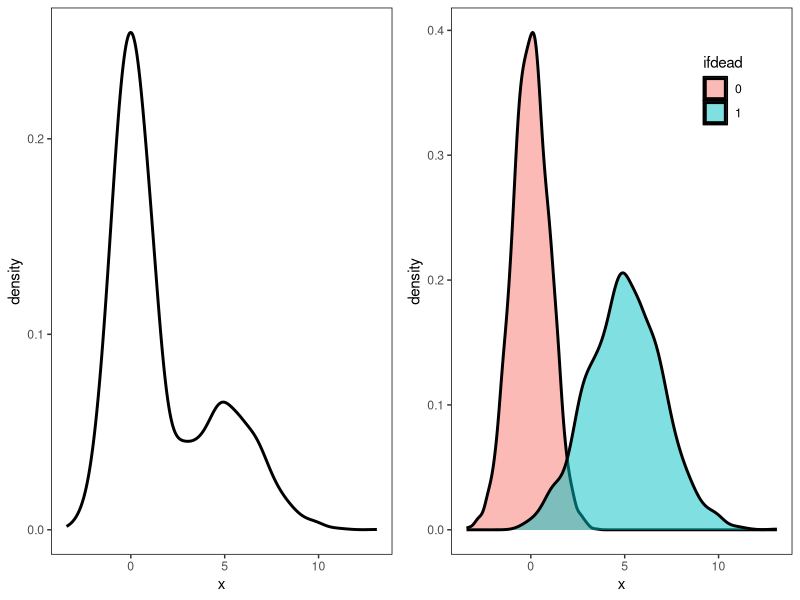
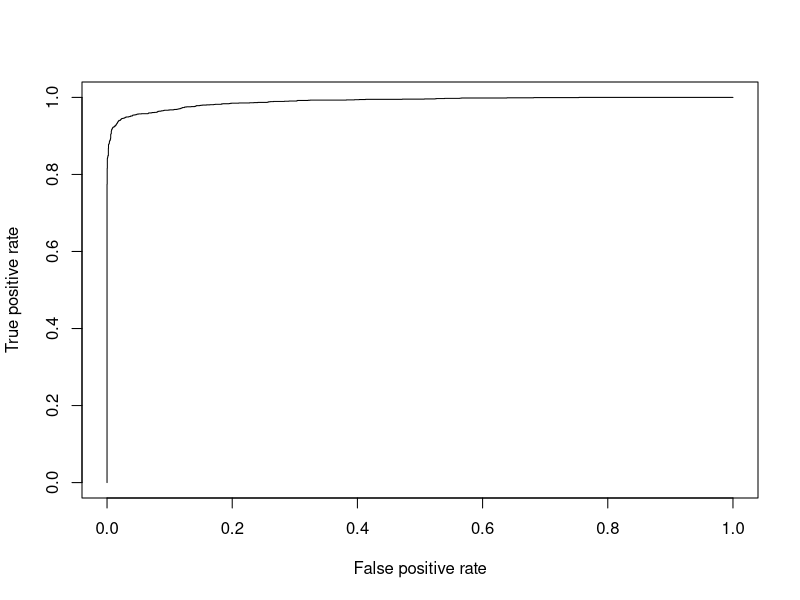
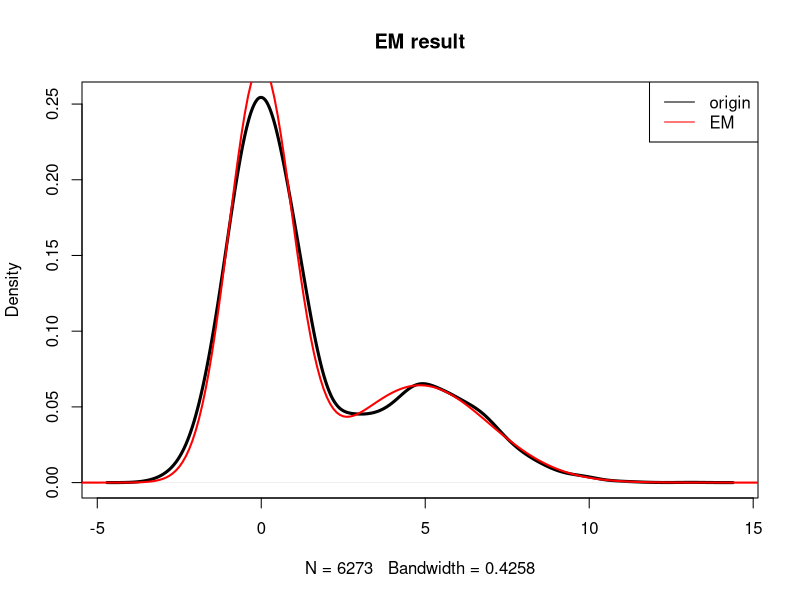
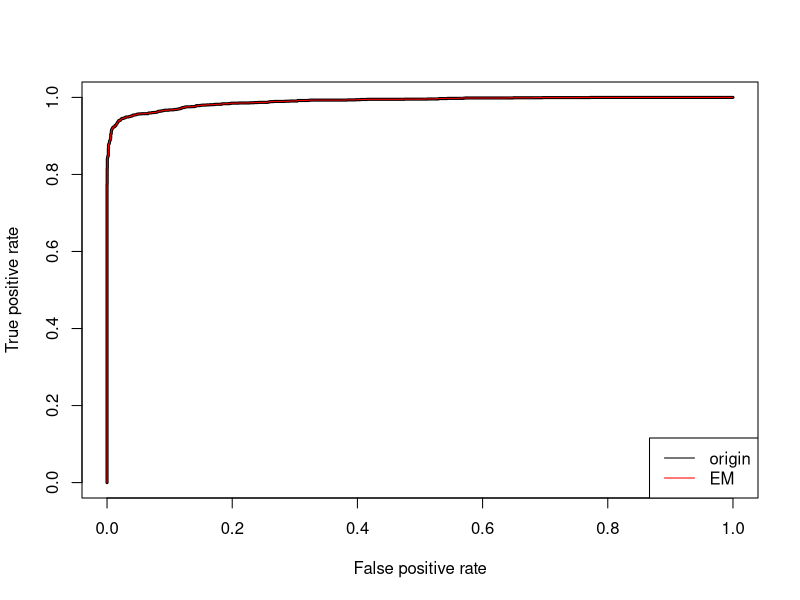
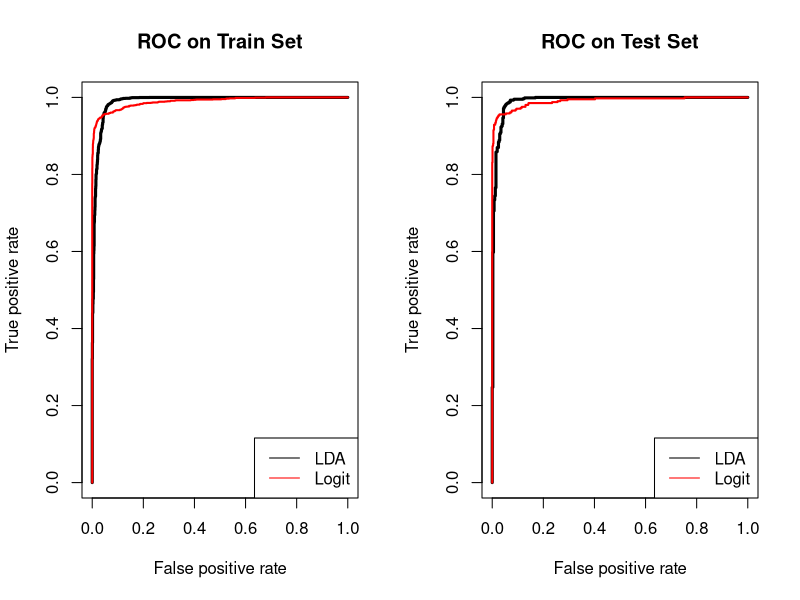

Recreate these plots in R, in order.
library(ggplot2)
library(ggpubr)
library(ROCR)
library(MASS)

df <- read.csv('./mydata.csv')
death_list <- df$hospital_expire_flag
len <- length(death_list)
set.seed(13579) 

# Q4.1 --------------------------------------------------------------------


mu <- c(5,0)
sd <- c(2,1)

Gaussian_random <- vector()
norm1_list <- vector()
norm2_list <- vector()

for (i in c(1:len))
{
  if (death_list[i])
  {
    temp <- rnorm(n=1,mean=mu[1],sd=sd[1])
    Gaussian_random[i] <- temp
    norm1_list <- c(norm1_list,temp)
  }
  else
  {
    temp <- rnorm(n=1,mean=mu[2],sd=sd[2])
    Gaussian_random[i] <- temp
    norm2_list <- c(norm2_list,temp)
  }
}

df1 <- data.frame(guassian=Gaussian_random,ifdead=as.character(death_list))

pic1 <- ggplot(data = df1,mapping = aes(x = guassian))+
          geom_density(alpha=0.5,size=1)+labs(x="x")+
          theme(panel.grid=element_blank(), panel.background=element_rect(fill='transparent', color='black'),legend.position = c(0.15,0.85))

pic2 <- ggplot(data = df1,mapping = aes(x = guassian,fill = ifdead))+
          geom_density(alpha=0.5,size=1)+labs(x="x")+
          theme(panel.grid=element_blank(), panel.background=element_rect(fill='transparent', color='black'),legend.position = c(0.8,0.85))


ggarrange(pic1,pic2,ncol = 2)



# Q4.2 --------------------------------------------------------------------
f0 <- dnorm(Gaussian_random,mean=mu[2],sd=sd[2])
f1 <- dnorm(Gaussian_random,mean=mu[1],sd=sd[1])
f <- f1 / (f0 + f1)

# type1_error <- 0.05
# z_score <- qnorm((1 - type1_error / 2),mean=mu[2],sd=sd[2])
# quantile <- (z_score - ((mu[1] - mu[2]) * sqrt(len - sum(death_list)) / sd[2]))
# type2_error <- pnorm(quantile)

error_1 <- 0
error_2 <- 0
for (i in c(1:len))
{
  if (death_list[i])
  {
    if (f[i] < 0.5)
      error_1 <- error_1 + 1
  }
  else
  {
    if (f[i] >= 0.5)
      error_2 <- error_2 + 1
  }
}

# type1_error = 0.05572139
type1_error <- error_1 / sum(death_list)
# type2_error = 0.02275393
type2_error <- error_2 / (len - sum(death_list))

pred <- ifelse(f >= 0.5, "P", "N")
df2 <- data.frame(ifdead=death_list, pred=pred, f=f)

tab <- xtabs(~ifdead+pred,data = df2)

#       pred
# ifdead    N    P
#      0 4166   97
#      1  112 1898

TP <- tab[2,2]
FP <- tab[1,2]
TN <- tab[1,1]
FN <- tab[2,1]
precision <- TP / (TP + FP)
recall <- TP / (TP +FN)
# F1 = 0.9478152
F1 <- 2 * precision * recall / (precision + recall)


pred1 <- prediction(predictions = df2$f,labels = df2$ifdead,label.ordering = c(0,1))
# AUC = 0.9896805
auc <- performance(pred1, "auc")@y.values[[1]]
pref <-  performance(pred1,"tpr","fpr")
plot(pref)


# Q4.3 --------------------------------------------------------------------

mu_eva <- c(4, 3)
sd_eva <- c(2, 1)
lambda_eva <- 0.1
gamma1_eva <- vector()
gamma2_eva <- vector()
err <- 1000000

while(err > 0.05)
{
  # -------------- E step --------------
  for (i in c(1:len))
  {
    temp_1 <- lambda_eva * dnorm(Gaussian_random[i], mean=mu_eva[1], sd=sd_eva[1])
    temp_2 <- (1 - lambda_eva) * dnorm(Gaussian_random[i], mean=mu_eva[2], sd=sd_eva[2])
    # calculate the probability of each point belong to each Gaussian
    # sum to 1
    gamma1_eva[i] <- temp_1 / (temp_1 + temp_2)
    gamma2_eva[i] <- 1 - gamma1_eva[i]
  }
  # -------------- M step --------------
  # the number of points each Gaussian has
  n_1 <- sum(gamma1_eva) + 0.001
  n_2 <- sum(gamma2_eva) + 0.001
  
  # backup old value
  lambda_before <- lambda_eva
  mu_before <- mu_eva
  sd_before <- sd_eva
  
  # update the ratio of each Gaussian in completed data
  lambda_eva <- round((n_1 / len), 2)
  
  # update the mean of each Gaussian
  mu_eva[1] <- sum(gamma1_eva * Gaussian_random) / n_1
  mu_eva[2] <- sum(gamma2_eva * Gaussian_random) / n_2
  
  # update the std of each Gaussian
  sd_eva[1] <- sqrt(sum(gamma1_eva * (Gaussian_random - mu_eva[1]) ^ 2) / n_1)
  sd_eva[2] <- sqrt(sum(gamma2_eva * (Gaussian_random - mu_eva[2]) ^ 2) / n_2)
  
  # calculate the error
  err <- sum(abs(mu_eva - mu_before)) + sum(abs(sd_eva - sd_before))
}
mu_eva
sd_eva
lambda_eva

x <- seq(-20,20,0.1)
re <- lambda_eva*dnorm(x,mu_eva[1],sd_eva[1]) + (1-lambda_eva)*dnorm(x,mu_eva[2],sd_eva[2])
plot(density(df1$guassian), main="EM result",lwd=3)
lines(x,re,col="red",lwd=2)
legend("topright",legend = c("origin", "EM"), lwd=1, col = c("black", "red"))

# lambda = 0.32  lambda_eva = 0.34
# mu = c(5,0)    mu_eva = c(4.8399788 -0.0249322)
# sd = c(2,1)    sd_eva = c(2.1099803 0.9673895)
f0_ <- dnorm(Gaussian_random,mean=mu_eva[2],sd=sd_eva[2])
f1_ <- dnorm(Gaussian_random,mean=mu_eva[1],sd=sd_eva[1])
f_ <- f1_ / (f0_ + f1_)
pred_ <- ifelse(f_ >= 0.5, "P", "N")
df3 <- data.frame(ifdead=death_list, pred=pred_, f=f_)

tab_ <- xtabs(~ifdead+pred_,data = df3)
#       pred_
# ifdead    N    P
#      0 4128  135
#      1  102 1908
pred2 <- prediction(predictions = f_,labels = df3$ifdead,label.ordering = c(0,1))
auc_ <- performance(pred2, "auc")@y.values[[1]]
pref_ <-  performance(pred2,"tpr","fpr")
plot(pref_,lwd=3)
lines(pref@x.values[[1]],pref@y.values[[1]],col="red")
legend("bottomright",legend = c("origin", "EM"), lwd=1, col = c("black", "red"))


# Q4.4 --------------------------------------------------------------------

ratio <- 0.8
split_point <- ceiling(ratio * len)
data_set <- data.frame(ifdead=death_list, gau_rand=Gaussian_random)
train_set <- data_set[1:split_point,]
test_set <- data_set[(split_point + 1):len,]
rownames(test_set) <- c(1:dim(test_set)[1])

# Linear/Fisher Discriminant Analysis
fit_lda  <- lda(ifdead ~ gau_rand, data = train_set)
lda_train_result <- as.numeric(predict(fit_lda)$posterior[,1])
lda_test_result <- as.numeric(predict(fit_lda, test_set)$posterior[,1])

pred_lda_train <- prediction(predictions = lda_train_result,labels = train_set$ifdead,label.ordering = c(1,0))
pred_lda_test <- prediction(predictions = lda_test_result,labels = test_set$ifdead,label.ordering = c(1,0))
pref_lda_train <-  performance(pred_lda_train,"tpr","fpr")
pref_lda_test <-  performance(pred_lda_test,"tpr","fpr")

# logit
fit_logit <- glm(ifdead ~ -1+gau_rand, family = binomial(link = "logit"), data = train_set)
logit_train_result <- predict.glm(fit_logit, type="response")
logit_test_result <- predict.glm(fit_logit, test_set, type="response")

pred_logit_train <- prediction(predictions = logit_train_result,labels = train_set$ifdead,label.ordering = c(0,1))
pred_logit_test <- prediction(predictions = logit_test_result,labels = test_set$ifdead,label.ordering = c(0,1))
pref_logit_train <-  performance(pred_logit_train,"tpr","fpr")
pref_logit_test <-  performance(pred_logit_test,"tpr","fpr")

# ROC
attach(mtcars)
opar <- par(no.readonly = TRUE)
par(mfrow=c(1, 2))

plot(pref_lda_train,lwd=3,main="ROC on Train Set")
lines(pref_logit_train@x.values[[1]],pref_logit_train@y.values[[1]],col="red",lwd=2)
legend("bottomright",legend = c("LDA", "Logit"), lwd=1, col = c("black", "red"))

plot(pref_lda_test,lwd=3,main="ROC on Test Set")
lines(pref_logit_test@x.values[[1]],pref_logit_test@y.values[[1]],col="red",lwd=2)
legend("bottomright",legend = c("LDA", "Logit"), lwd=1, col = c("black", "red"))

par(opar)
detach(mtcars)
